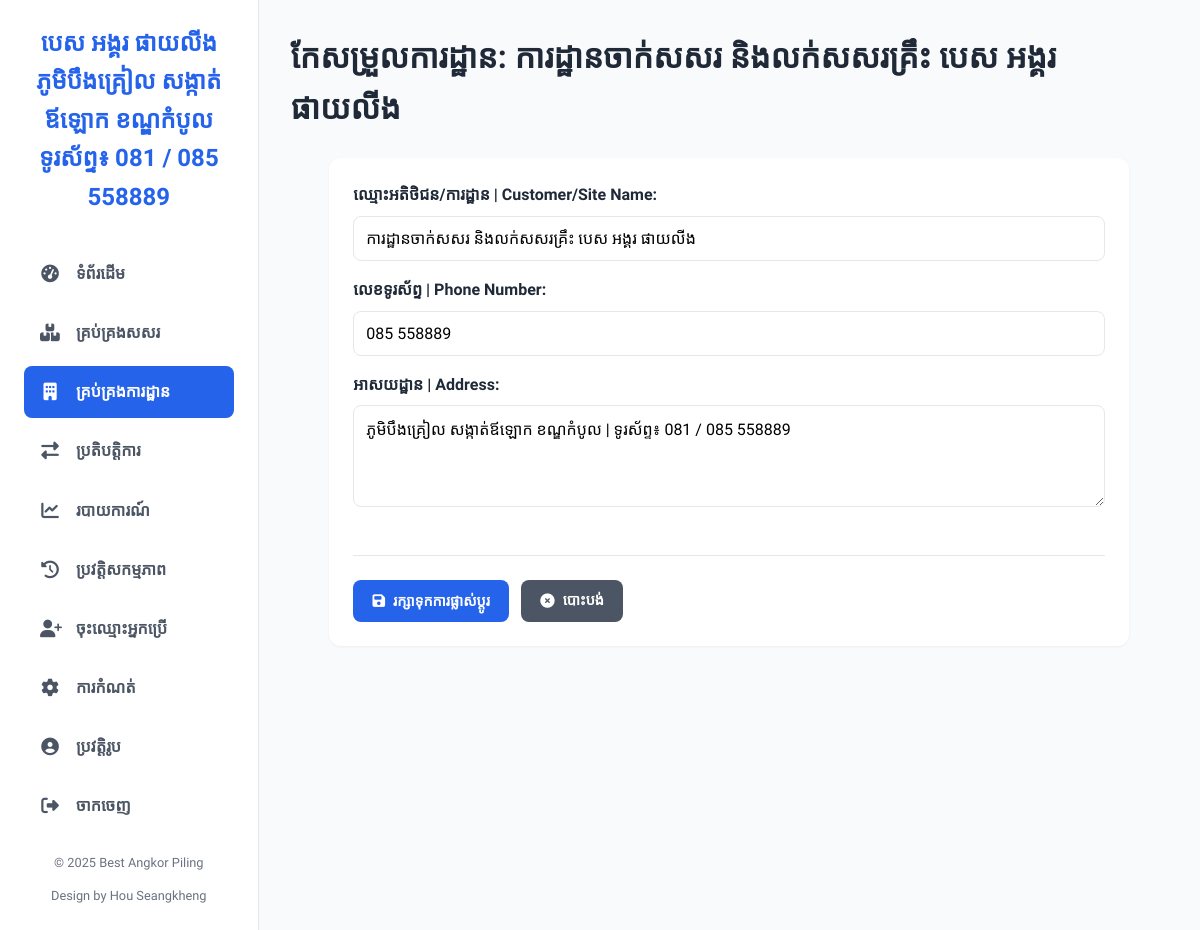
The page /edit_customer_site/1 (signed in) on the database as committed earlier.
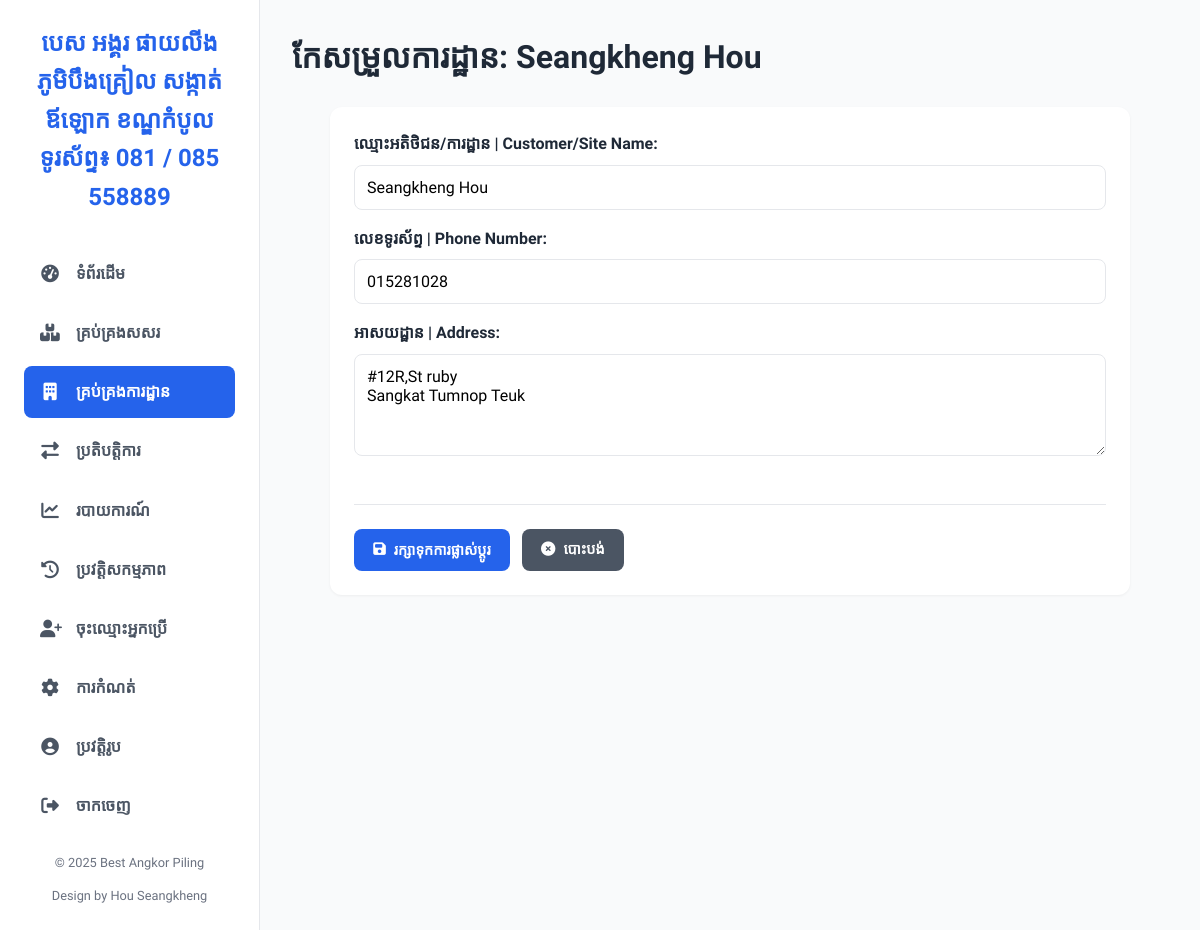
The same page on the database as committed later.
### app.py (models this page shows)
class CustomerSite(db.Model):
    id = db.Column(db.Integer, primary_key=True)
    name = db.Column(db.String(200), unique=True, nullable=False)
    address = db.Column(db.Text)
    phone = db.Column(db.String(50))
    created_at = db.Column(db.DateTime, default=datetime.now)
    transactions = db.relationship('Transaction', backref='customer_site', lazy=True)

### app.py (the view, shortened to what this page needs)
@app.route('/edit_customer_site/<int:site_id>', methods=['GET', 'POST'])
@login_required
@role_required(['admin', 'manager'])
def edit_customer_site(site_id):
    site = CustomerSite.query.get_or_404(site_id)
    return render_template('edit_customer_site.html', site=site)

### app.py (called while the page is built)
@login_manager.user_loader
def load_user(user_id): return User.query.get(int(user_id))

@app.context_processor
def inject_global_vars():
    low_stock_setting = Setting.query.filter_by(key='low_stock_threshold').first()
    return dict(current_year=datetime.now().year, low_stock_threshold=int(low_stock_setting.value) if low_stock_setting else 10)

@app.before_request
def before_request(): g.db = db.session

def role_required(roles):
    if not isinstance(roles, list): roles = [roles]
    def decorator(f):
        @wraps(f)
        def decorated_function(*args, **kwargs):
            if not current_user.is_authenticated:
                flash("Please log in to access this page.", "info")
                return redirect(url_for('login', next=request.url))
            if current_user.role not in roles:
                flash("You do not have permission to access this page.", "error")
                return redirect(url_for('index'))
            return f(*args, **kwargs)
        return decorated_function
    return decorator

### templates/edit_customer_site.html (shortened to what this page needs)
{% extends "base.html" %}
{% block content %}
<div class="page-header">
    <h1>កែសម្រួលការដ្ឋាន: {{ site.name }}</h1>
</div>
<div class="card" style="max-width: 800px; margin: auto;">
    <form method="POST" action="{{ url_for('edit_customer_site', site_id=site.id) }}">
        <label for="name">ឈ្មោះអតិថិជន/ការដ្ឋាន | Customer/Site Name:</label>
        <input type="text" id="name" name="name" value="{{ site.name }}" required>
        <label for="phone">លេខទូរស័ព្ទ | Phone Number:</label>
        <input type="text" id="phone" name="phone" value="{{ site.phone or '' }}">
        <label for="address">អាសយដ្ឋាន | Address:</label>
        <textarea id="address" name="address" rows="4">{{ site.address or '' }}</textarea>
        <div class="button-group" style="margin-top: 1.5rem; border-top: 1px solid var(--border-color); padding-top: 1.5rem;">
            <button type="submit" class="btn btn-primary"><i class="fas fa-save"></i> រក្សាទុកការផ្លាស់ប្តូរ</button>
            <a href="{{ url_for('manage_sites') }}" class="btn btn-secondary"><i class="fas fa-times-circle"></i> បោះបង់</a>
        </div>
    </form>
</div>
{% endblock %}

Rows that differ between the two databases and show on the page:
changed CustomerSite: name "ការដ្ឋានចាក់សសរ និងលក់សសរគ្រឹះ បេស អង្គរ ផាយលីង" → "Seangkheng Hou"; phone "085 558889" → "015281028"; address "ភូមិបឹងគ្រៀល សង្កាត់ឪឡោក ខណ្ឌកំបូល | ទូរស័ព្ទ៖ 081 / 085 558889" → "#12R,St ruby Sangkat Tumnop Teuk"
